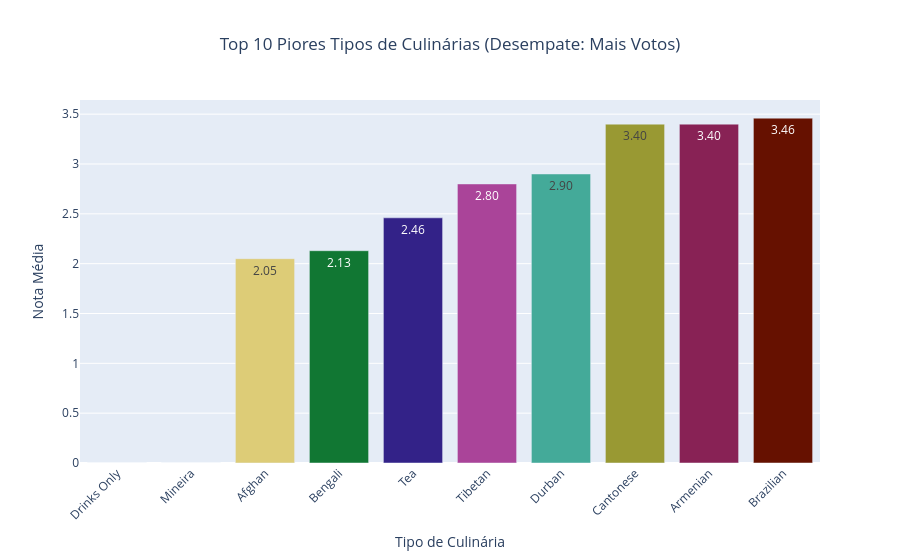

This figure's notebook cell:
### Markdown cell above
## Top 10 Piores Tipos de Culinárias

### Code cell
# 1. Agrupando e calculando
piores_culinarias = (
    df.groupby("cuisines")
    .agg(
        media_avaliacao=("aggregate_rating", "mean"),
        quantidade_avaliacoes=("votes", "sum")
    )
    .reset_index()
)

# MUITO IMPORTANTE: Arredondar ANTES de ordenar. 
# Assim, notas como 2.112 e 2.114 empatam em 2.11 e acionam o desempate pelos votos.
piores_culinarias["media_avaliacao"] = piores_culinarias["media_avaliacao"].round(2)

# 2. O SEGREDO DO DESEMPATE:
# 1º: Menor nota (True) | 2º: Maior quantidade de votos (False)
piores_culinarias = piores_culinarias.sort_values(
    by=["media_avaliacao", "quantidade_avaliacoes"], 
    ascending=[True, False]
)

# Pegando as 10 piores
top_10_piores_culinarias = piores_culinarias.head(10)

# 3. Criando o gráfico
fig = px.bar(
    top_10_piores_culinarias, 
    x="cuisines", 
    y="media_avaliacao", 
    title="Top 10 Piores Tipos de Culinárias (Desempate: Mais Votos)",
    labels={
        "cuisines": "Tipo de Culinária", 
        "media_avaliacao": "Nota Média",
        "quantidade_avaliacoes": "Total de Votos" 
    },
    text_auto=".2f", 
    hover_data=["quantidade_avaliacoes"], 
    color="cuisines", 
    color_discrete_sequence=px.colors.qualitative.Safe 
)

# 4. Ajustando o visual
fig.update_layout(
    xaxis_tickangle=-45, 
    title_x=0.5,
    showlegend=False,
)

# 5. Exibindo o gráfico
fig.show()

### Figure 1 — Plotly figure (JSON) as saved in the notebook; plotly's stock layout.template omitted (floating-point values rounded to 4 significant figures)
{"data": [{"customdata": [[2]], "hovertemplate": "Tipo de Culinária=%{x}<br>Nota Média=%{y}<br>Total de Votos=%{customdata[0]}<extra></extra>", "legendgroup": "Drinks Only", "marker": {"color": "rgb(136, 204, 238)", "pattern": {"shape": ""}}, "name": "Drinks Only", "orientation": "v", "showlegend": true, "textposition": "auto", "texttemplate": "%{y:.2f}", "type": "bar", "x": ["Drinks Only"], "xaxis": "x", "y": [0.0], "yaxis": "y"}, {"customdata": [[1]], "hovertemplate": "Tipo de Culinária=%{x}<br>Nota Média=%{y}<br>Total de Votos=%{customdata[0]}<extra></extra>", "legendgroup": "Mineira", "marker": {"color": "rgb(204, 102, 119)", "pattern": {"shape": ""}}, "name": "Mineira", "orientation": "v", "showlegend": true, "textposition": "auto", "texttemplate": "%{y:.2f}", "type": "bar", "x": ["Mineira"], "xaxis": "x", "y": [0.0], "yaxis": "y"}, {"customdata": [[322]], "hovertemplate": "Tipo de Culinária=%{x}<br>Nota Média=%{y}<br>Total de Votos=%{customdata[0]}<extra></extra>", "legendgroup": "Afghan", "marker": {"color": "rgb(221, 204, 119)", "pattern": {"shape": ""}}, "name": "Afghan", "orientation": "v", "showlegend": true, "textposition": "auto", "texttemplate": "%{y:.2f}", "type": "bar", "x": ["Afghan"], "xaxis": "x", "y": [2.05], "yaxis": "y"}, {"customdata": [[7120]], "hovertemplate": "Tipo de Culinária=%{x}<br>Nota Média=%{y}<br>Total de Votos=%{customdata[0]}<extra></extra>", "legendgroup": "Bengali", "marker": {"color": "rgb(17, 119, 51)", "pattern": {"shape": ""}}, "name": "Bengali", "orientation": "v", "showlegend": true, "textposition": "auto", "texttemplate": "%{y:.2f}", "type": "bar", "x": ["Bengali"], "xaxis": "x", "y": [2.13], "yaxis": "y"}, {"customdata": [[594]], "hovertemplate": "Tipo de Culinária=%{x}<br>Nota Média=%{y}<br>Total de Votos=%{customdata[0]}<extra></extra>", "legendgroup": "Tea", "marker": {"color": "rgb(51, 34, 136)", "pattern": {"shape": ""}}, "name": "Tea", "orientation": "v", "showlegend": true, "textposition": "auto", "texttemplate": "%{y:.2f}", "type": "bar", "x": ["Tea"], "xaxis": "x", "y": [2.46], "yaxis": "y"}, {"customdata": [[2139]], "hovertemplate": "Tipo de Culinária=%{x}<br>Nota Média=%{y}<br>Total de Votos=%{customdata[0]}<extra></extra>", "legendgroup": "Tibetan", "marker": {"color": "rgb(170, 68, 153)", "pattern": {"shape": ""}}, "name": "Tibetan", "orientation": "v", "showlegend": true, "textposition": "auto", "texttemplate": "%{y:.2f}", "type": "bar", "x": ["Tibetan"], "xaxis": "x", "y": [2.8], "yaxis": "y"}, {"customdata": [[63]], "hovertemplate": "Tipo de Culinária=%{x}<br>Nota Média=%{y}<br>Total de Votos=%{customdata[0]}<extra></extra>", "legendgroup": "Durban", "marker": {"color": "rgb(68, 170, 153)", "pattern": {"shape": ""}}, "name": "Durban", "orientation": "v", "showlegend": true, "textposition": "auto", "texttemplate": "%{y:.2f}", "type": "bar", "x": ["Durban"], "xaxis": "x", "y": [2.9], "yaxis": "y"}, {"customdata": [[11]], "hovertemplate": "Tipo de Culinária=%{x}<br>Nota Média=%{y}<br>Total de Votos=%{customdata[0]}<extra></extra>", "legendgroup": "Cantonese", "marker": {"color": "rgb(153, 153, 51)", "pattern": {"shape": ""}}, "name": "Cantonese", "orientation": "v", "showlegend": true, "textposition": "auto", "texttemplate": "%{y:.2f}", "type": "bar", "x": ["Cantonese"], "xaxis": "x", "y": [3.4], "yaxis": "y"}, {"customdata": [[8]], "hovertemplate": "Tipo de Culinária=%{x}<br>Nota Média=%{y}<br>Total de Votos=%{customdata[0]}<extra></extra>", "legendgroup": "Armenian", "marker": {"color": "rgb(136, 34, 85)", "pattern": {"shape": ""}}, "name": "Armenian", "orientation": "v", "showlegend": true, "textposition": "auto", "texttemplate": "%{y:.2f}", "type": "bar", "x": ["Armenian"], "xaxis": "x", "y": [3.4], "yaxis": "y"}, {"customdata": [[8695]], "hovertemplate": "Tipo de Culinária=%{x}<br>Nota Média=%{y}<br>Total de Votos=%{customdata[0]}<extra></extra>", "legendgroup": "Brazilian", "marker": {"color": "rgb(102, 17, 0)", "pattern": {"shape": ""}}, "name": "Brazilian", "orientation": "v", "showlegend": true, "textposition": "auto", "texttemplate": "%{y:.2f}", "type": "bar", "x": ["Brazilian"], "xaxis": "x", "y": [3.46], "yaxis": "y"}], "layout": {"barmode": "relative", "legend": {"title": {"text": "Tipo de Culinária"}, "tracegroupgap": 0}, "showlegend": false, "title": {"text": "Top 10 Piores Tipos de Culinárias (Desempate: Mais Votos)", "x": 0.5}, "xaxis": {"anchor": "y", "categoryarray": ["Drinks Only", "Mineira", "Afghan", "Bengali", "Tea", "Tibetan", "Durban", "Cantonese", "Armenian", "Brazilian"], "categoryorder": "array", "domain": [0, 1], "tickangle": -45, "title": {"text": "Tipo de Culinária"}}, "yaxis": {"anchor": "x", "domain": [0, 1], "title": {"text": "Nota Média"}}}}
